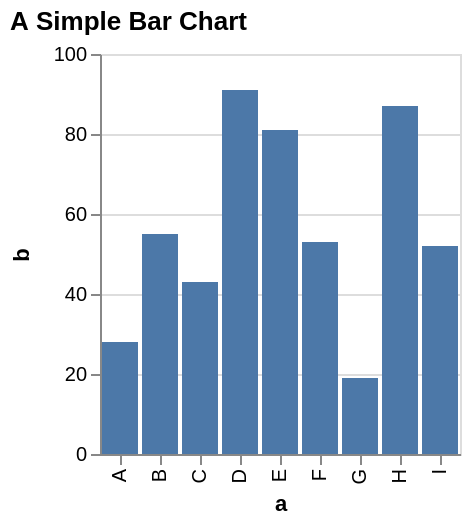

Describe this chart as a Vega-Lite specification.
### Vega specification from a JSON file in a GitHub repository (floating-point values rounded to 4 significant figures)
{"$schema": "https://vega.github.io/schema/vega/v4.json", "description": "A simple bar chart with embedded data.", "autosize": "pad", "padding": 5, "height": 200, "title": {"text": "A Simple Bar Chart", "anchor": "start"}, "style": "cell", "data": [{"name": "source_0", "values": [{"a": "A", "b": 28}, {"a": "B", "b": 55}, {"a": "C", "b": 43}, {"a": "D", "b": 91}, {"a": "E", "b": 81}, {"a": "F", "b": 53}, {"a": "G", "b": 19}, {"a": "H", "b": 87}, {"a": "I", "b": 52}]}], "signals": [{"name": "x_step", "value": 20}, {"name": "width", "update": "bandspace(domain('x').length, 0.1, 0.05) * x_step"}], "marks": [{"name": "marks", "type": "rect", "style": ["bar"], "from": {"data": "source_0"}, "encode": {"update": {"fill": [{"test": "datum[\"b\"] === null || isNaN(datum[\"b\"])", "value": null}, {"value": "#4c78a8"}], "tooltip": {"signal": "{\"a\": ''+datum[\"a\"], \"b\": format(datum[\"b\"], \"\")}"}, "x": {"scale": "x", "field": "a"}, "width": {"scale": "x", "band": true}, "y": {"scale": "y", "field": "b"}, "y2": {"scale": "y", "value": 0}}}}], "scales": [{"name": "x", "type": "band", "domain": {"data": "source_0", "field": "a", "sort": true}, "range": {"step": {"signal": "x_step"}}, "paddingInner": 0.1, "paddingOuter": 0.05}, {"name": "y", "type": "linear", "domain": {"data": "source_0", "field": "b"}, "range": [{"signal": "height"}, 0], "nice": true, "zero": true}], "axes": [{"scale": "x", "orient": "bottom", "grid": false, "title": "a", "labelAlign": "right", "labelAngle": 270, "labelBaseline": "middle", "labelOverlap": true, "zindex": 1}, {"scale": "y", "orient": "left", "grid": false, "title": "b", "labelOverlap": true, "tickCount": {"signal": "floor(height/40) + 1"}, "zindex": 1}, {"scale": "y", "orient": "left", "gridScale": "x", "grid": true, "tickCount": {"signal": "floor(height/40) + 1"}, "domain": false, "labels": false, "maxExtent": 0, "minExtent": 0, "ticks": false, "zindex": 0}], "config": {"axisY": {"minExtent": 30}}}
